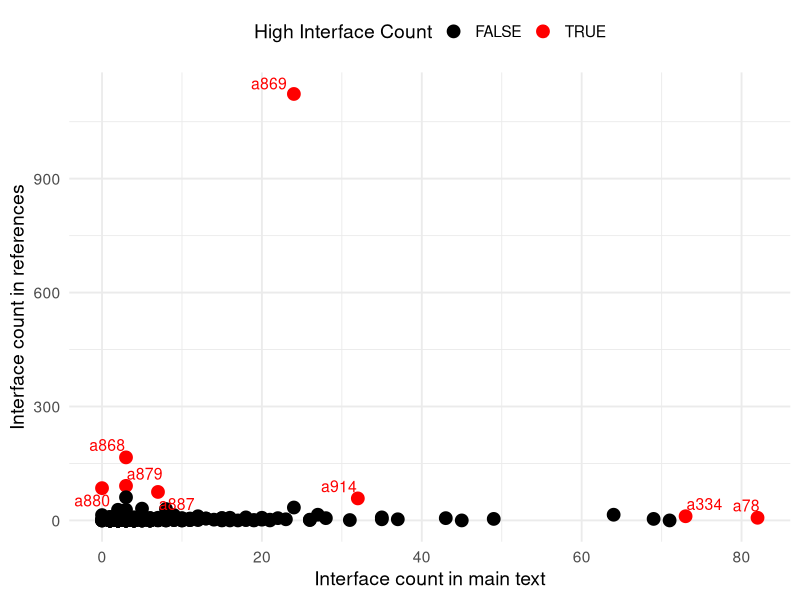
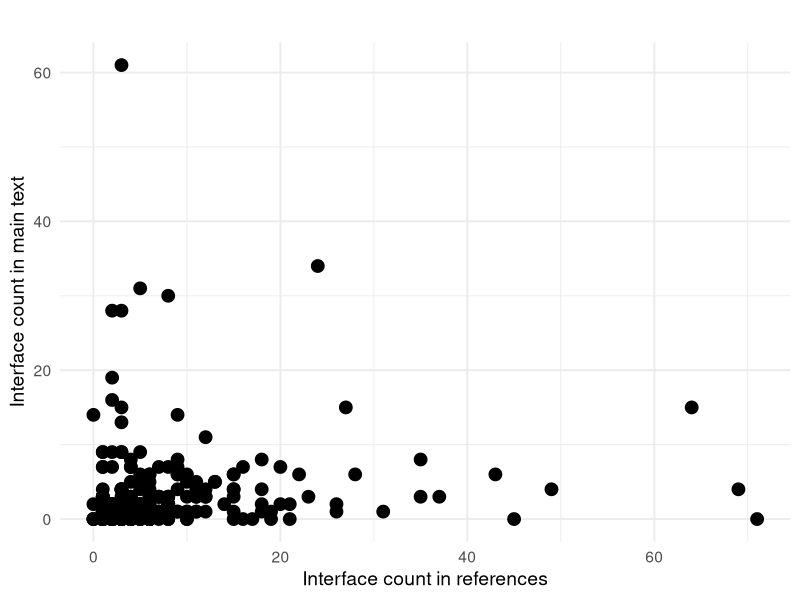
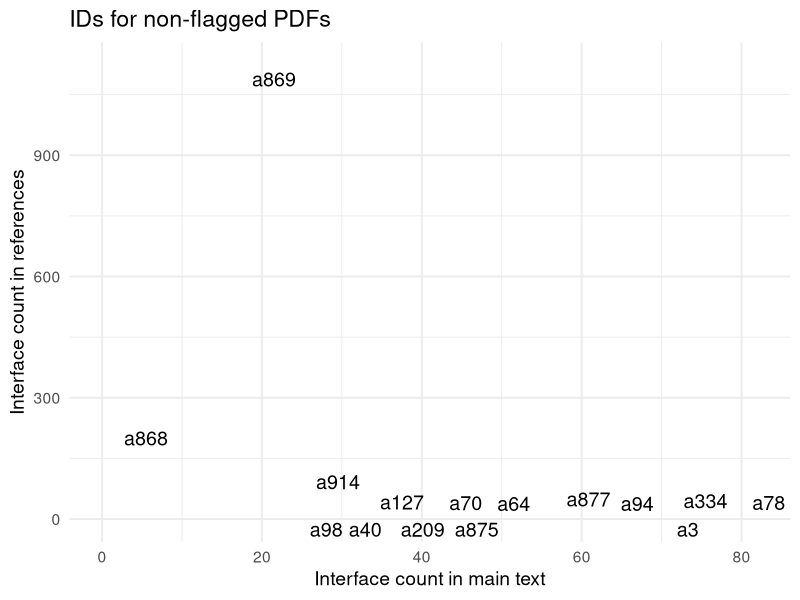
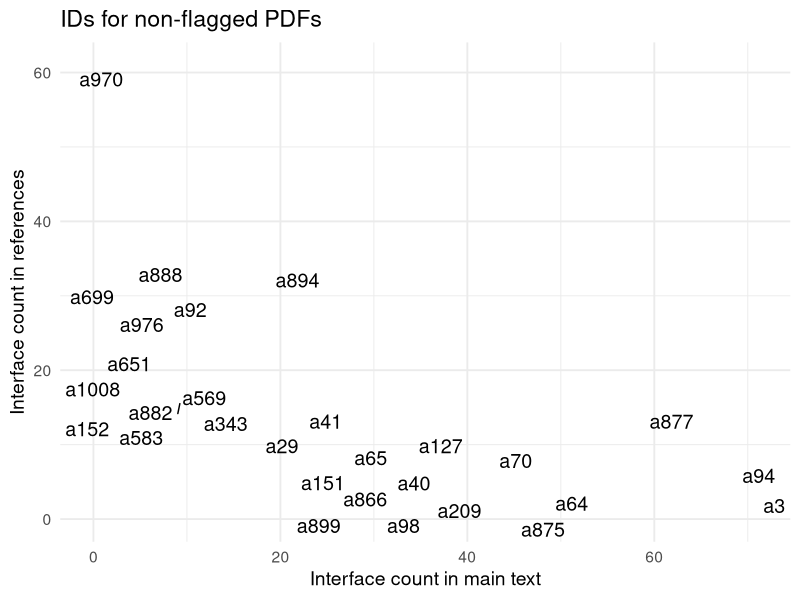

The R source for these figures, in order:
# Interface mention counts - runs fast


#install.packages(c("pdftools", "stringr", "dplyr"))

library(pdftools)
library(stringr)
library(dplyr)
library(here)
library(openxlsx)

setwd(here())
# Folder containing PDFs

pdf_folder <- "C://Users//rdel0062//OneDrive - The University of Sydney (Staff)//review_interface//papers_270//"

pdf_files <- list.files(pdf_folder, pattern="\\.pdf$", full.names=TRUE)

pdf_files


# Pattern for interface (case-insensitive, handles inter-face)
pattern_interface <- regex("\\binter[-\\s]?faces?\\b", ignore_case = TRUE)

# Pattern to detect references section
pattern_refs <- regex("\\b(references|bibliography|literature cited|works cited)\\b",
                      ignore_case = TRUE)

threshold <- 80

count_interface <- function(file) {
  
  text_pages <- pdf_text(file)
  full_text <- paste(text_pages, collapse=" ")
  
  # count everywhere
  total_count <- str_count(full_text, pattern_interface)
  
  # find start of references
  ref_pos <- str_locate(full_text, pattern_refs)[1]
  
  if(!is.na(ref_pos)) {
    main_text <- substr(full_text, 1, ref_pos - 1)
  } else {
    main_text <- full_text
  }
  
  # count only before references
  main_count <- str_count(main_text, pattern_interface)
  
  ref_count <- total_count - main_count
  
  file_name <- basename(file)
  base_name <- tools::file_path_sans_ext(file_name)
  
  data.frame(
    id = paste0("a", base_name),
    #file = file_name,
    interface_total = total_count,
    interface_main_text = main_count,
    interface_references = ref_count,
    flag_high = total_count > threshold
  )
}

results <- bind_rows(lapply(pdf_files, count_interface))

nrow(results)

head(results)

setwd(here())

setwd('./results')

#write.xlsx(results, "interface_term_counts.xlsx",  overwrite = TRUE)


results <- read.xlsx('interface_term_counts.xlsx')

print(results)

# Plot

table(results$flag_high)

library(ggplot2)
library(dplyr)
library(ggrepel)  # for nice non-overlapping labels

# Assume 'results' already exists

ggplot(results, aes(x = interface_main_text, 
                    y = interface_references,
                    color = flag_high)) +
  geom_point(size = 4) +
  # add labels only for flagged points
  geom_text_repel(data = results %>% filter(flag_high),
                  aes(label = id),
                  nudge_y = 0.5,
                  size = 4) +
  scale_color_manual(values = c("FALSE" = "black", "TRUE" = "red")) +
  labs(x = "Interface count in main text",
       y = "Interface count in references",
       color = "High Interface Count") +
  theme_minimal(base_size=14) +
  theme(legend.position = "top")


# GGplot
normal_results <- results %>% filter(flag_high == FALSE)

ggplot(normal_results, aes(x = interface_main_text,
                           y = interface_references)) +
  geom_point(color = "black", size = 4) +
  labs(y = "Interface count in main text",
       x = "Interface count in references",
       title = "") +
  theme_minimal(base_size=14)

cor.test(results$interface_main_text, results$interface_references, method='spearman')


#all

ggplot(results, aes(x = interface_main_text,
                           y = interface_references,
                           label = id)) +
  geom_text_repel(size = 5, color = "black") +
  labs(x = "Interface count in main text",
       y = "Interface count in references",
       title = "IDs for non-flagged PDFs") +
  theme_minimal(base_size=14)


#filtered

ggplot(normal_results, aes(x = interface_main_text,
                           y = interface_references,
                           label = id)) +
  geom_text_repel(size = 5, color = "black") +
  labs(x = "Interface count in main text",
       y = "Interface count in references",
       title = "IDs for non-flagged PDFs") +
  theme_minimal(base_size=14)

#-------------------------------------------------------------------------------
